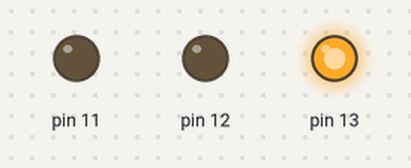
The sketch below on a simulated Arduino Uno, built with avr-gcc and run on an emulated ATmega328P. On the bench: output pins drawn as LEDs (lit = HIGH).

Above: at 0.5 s.
At 2.05 s:
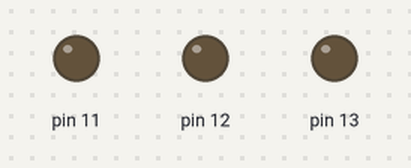
At 3.9 s:
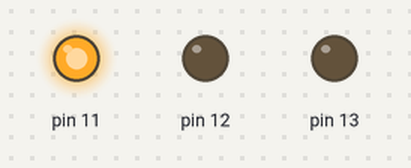
At 5.55 s:
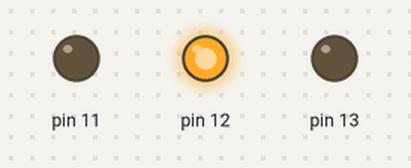
Timing chart, 0 to 5.8 s (numbered marks = the images above):
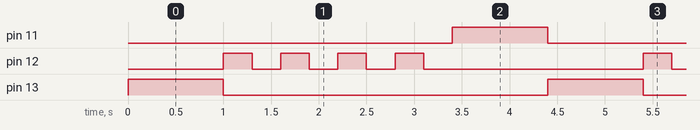

The sketch:

P2_2.ino
```cpp
// Programa la funcionalidad de un semáforo, utiliza funciones y estructuras de repetición.

//Utilizando codigos anteriores para hacer los 3 pines de un semaforo
void setup() {
  // Configuracion Pin 13 como salida.
  pinMode(13, OUTPUT);
  // Configuracion Pin 12 como salida.
  pinMode(12, OUTPUT);
  // Configuracion Pin 11 como salida.
  pinMode(11, OUTPUT);
}

// Se agrega para determinar el color
void loop() {
  // Verde - Pin 13.
  digitalWrite(13, HIGH);
  // Apagado Pin 12.
  digitalWrite(12, LOW);
  // Apagado Pin 11.
  digitalWrite(11, LOW);
  delay(1000);

  // Amarillo
  // Apagado Pin 13.
  digitalWrite(13, LOW);
  // Bucle encendido y apagado Pin 12.
  for (int i = 0; i <= 3; i++) {
    // Encendedido Pin 12.
    digitalWrite(12, HIGH);
    delay(300);
    // Apagado Pin 12.
    digitalWrite(12, LOW);
    delay(300);
  }

  // Rojo
  // Encendedido Pin 11.
  digitalWrite(11, HIGH);
  delay(1000);
}
```

Measured:
- by itself, pin 11, pin 13: alternates HIGH for 1.0 s and LOW for 3.4 s
- by itself, pin 12: repeats every 4.4 s: 3 × (LOW 0.30 s, HIGH 0.30 s), LOW 2.3 s, HIGH 0.30 s
- by itself, everything shown: repeats every 4.4 s, in 10 steps
